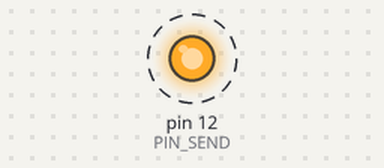
Simulated run of this sketch. Board: Arduino Uno, built with avr-gcc and run on an emulated ATmega328P. On the bench: output pins drawn as LEDs (lit = HIGH). Dashed ring = blinking.

Above: at 0.5 s.
Timing chart, 0 to 4.6 s (numbered marks = the images above):
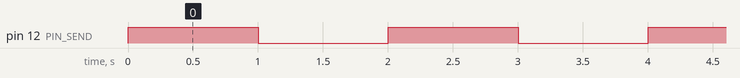

Measured:
- by itself, pin 12 (PIN_SEND): alternates HIGH for 1.0 s and LOW for 1.0 s

The sketch:

IRtestbed.ino
```cpp
#include <IRremote.h>
const int PIN_SEND = 12;
const int PIN_RECEIVE = 11;

IRrecv irrecv(PIN_RECEIVE);

decode_results results;

void setup()
{
  Serial.begin(9600);
  irrecv.enableIRIn(); // Start the receiver
  pinMode(PIN_SEND, OUTPUT);
}

void loop() {
  if (irrecv.decode(&results)) {
    Serial.println(results.value, HEX);
    irrecv.resume(); // Receive the next value
  }
  digitalWrite(PIN_SEND, HIGH);
  delay(1000);
  digitalWrite(PIN_SEND, LOW);
  delay(1000);
}
```
